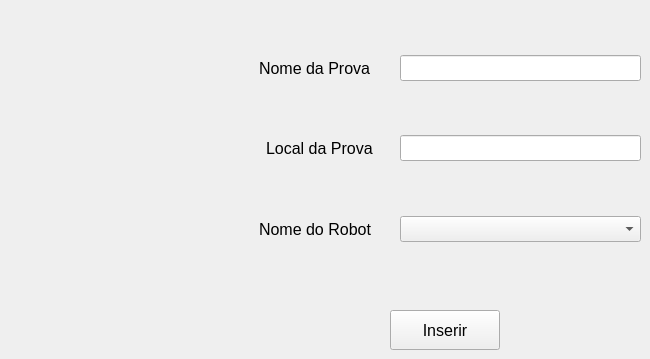
      <widget class="QWidget" name="inserirProva">
       <widget class="QLabel" name="insLocalLabel">
        <property name="geometry">
         <rect>
          <x>266</x>
          <y>138</y>
          <width>111</width>
          <height>20</height>
         </rect>
        </property>
        <property name="font">
         <font>
          <pointsize>12</pointsize>
         </font>
        </property>
        <property name="text">
         <string>Local da Prova</string>
        </property>
       </widget>
       <widget class="QLineEdit" name="insNomeProvaLineE">
        <property name="geometry">
         <rect>
          <x>400</x>
          <y>55</y>
          <width>241</width>
          <height>26</height>
         </rect>
        </property>
        <property name="font">
         <font>
          <pointsize>12</pointsize>
         </font>
        </property>
       </widget>
       <widget class="QLabel" name="insRobotLabel">
        <property name="geometry">
         <rect>
          <x>259</x>
          <y>219</y>
          <width>131</width>
          <height>20</height>
         </rect>
        </property>
        <property name="font">
         <font>
          <pointsize>12</pointsize>
         </font>
        </property>
        <property name="text">
         <string>Nome do Robot</string>
        </property>
       </widget>
       <widget class="QLineEdit" name="insLocalLineE">
        <property name="geometry">
         <rect>
          <x>400</x>
          <y>135</y>
          <width>241</width>
          <height>26</height>
         </rect>
        </property>
        <property name="font">
         <font>
          <pointsize>12</pointsize>
         </font>
        </property>
       </widget>
       <widget class="QLabel" name="insNomeProvaLabel">
        <property name="geometry">
         <rect>
          <x>259</x>
          <y>58</y>
          <width>111</width>
          <height>20</height>
         </rect>
        </property>
        <property name="font">
         <font>
          <pointsize>12</pointsize>
         </font>
        </property>
        <property name="text">
         <string>Nome da Prova</string>
        </property>
       </widget>
       <widget class="QPushButton" name="pushInserirProva">
        <property name="geometry">
         <rect>
          <x>390</x>
          <y>310</y>
          <width>110</width>
          <height>40</height>
         </rect>
        </property>
        <property name="font">
         <font>
          <pointsize>12</pointsize>
         </font>
        </property>
        <property name="text">
         <string>Inserir</string>
        </property>
       </widget>
       <widget class="QComboBox" name="insProvaCombo">
        <property name="geometry">
         <rect>
          <x>400</x>
          <y>216</y>
          <width>241</width>
          <height>26</height>
         </rect>
        </property>
       </widget>
      </widget>
